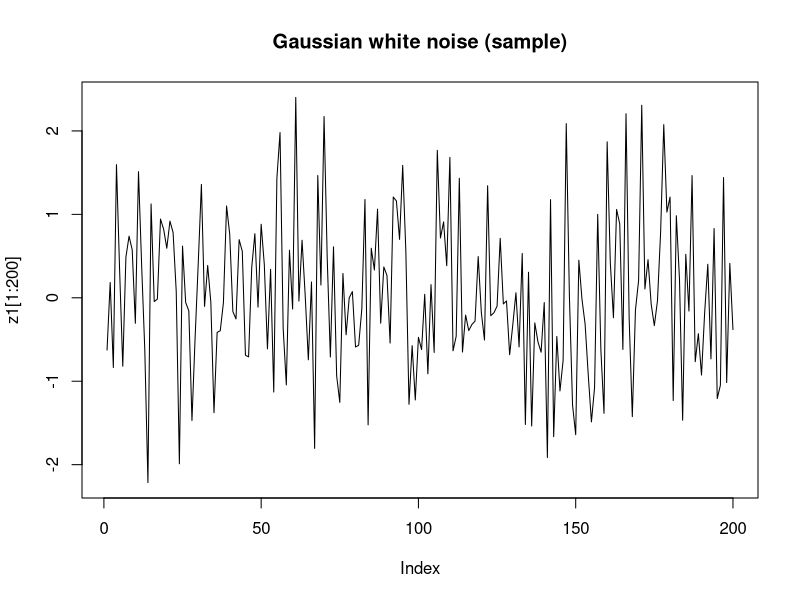
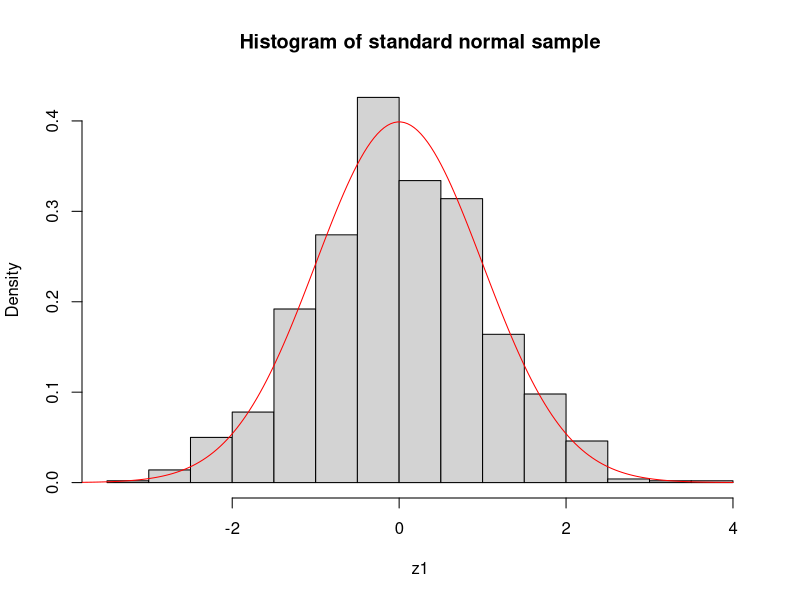
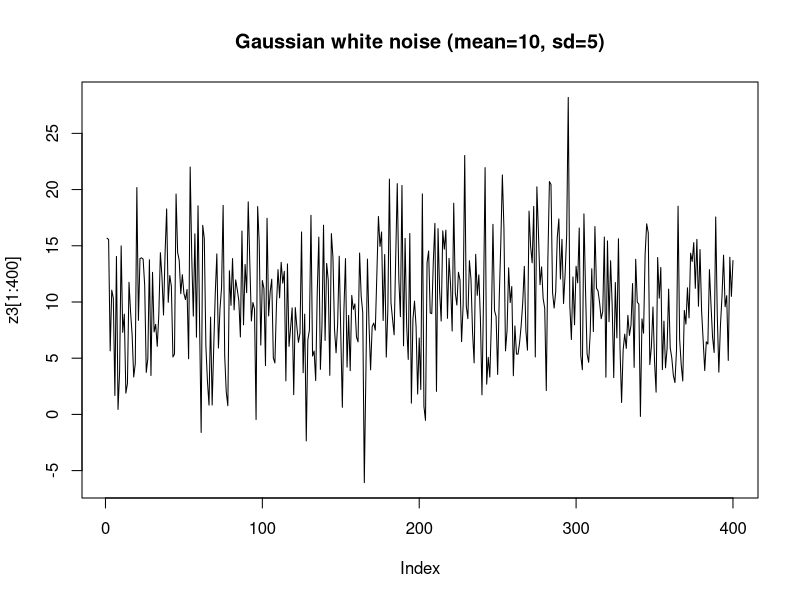
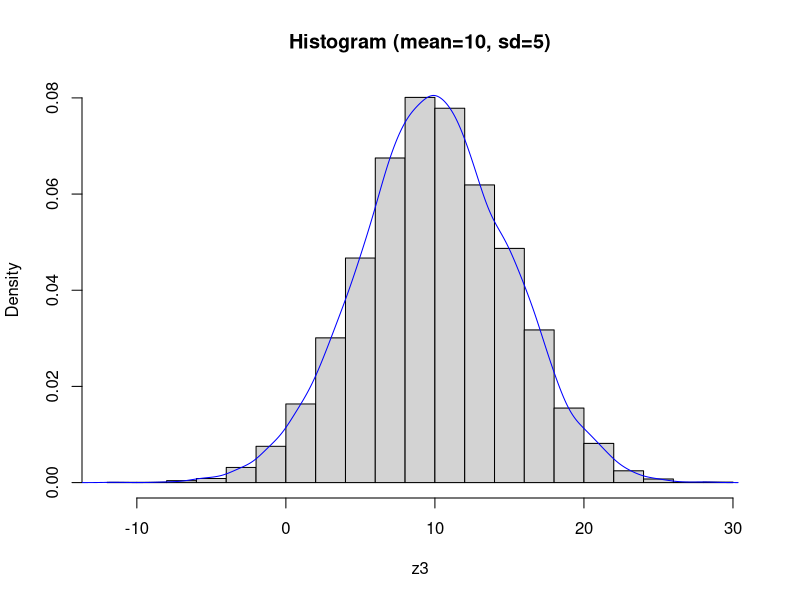
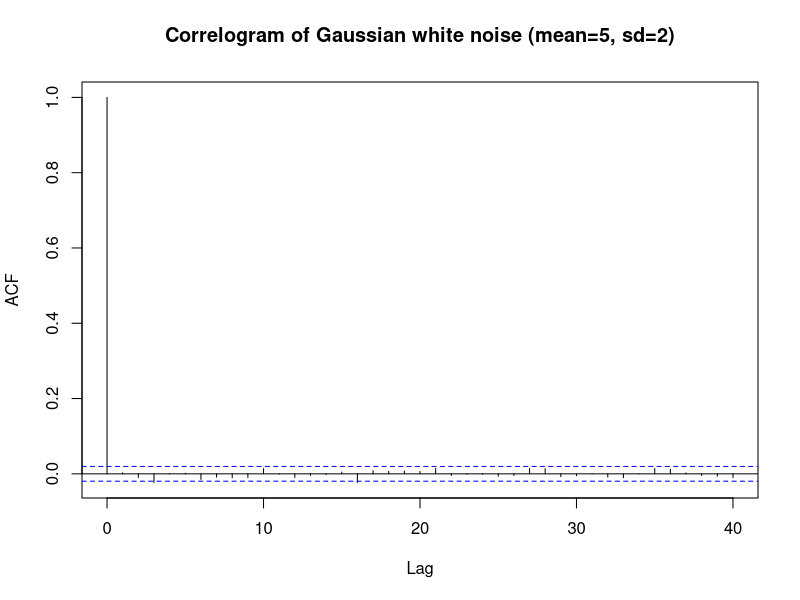
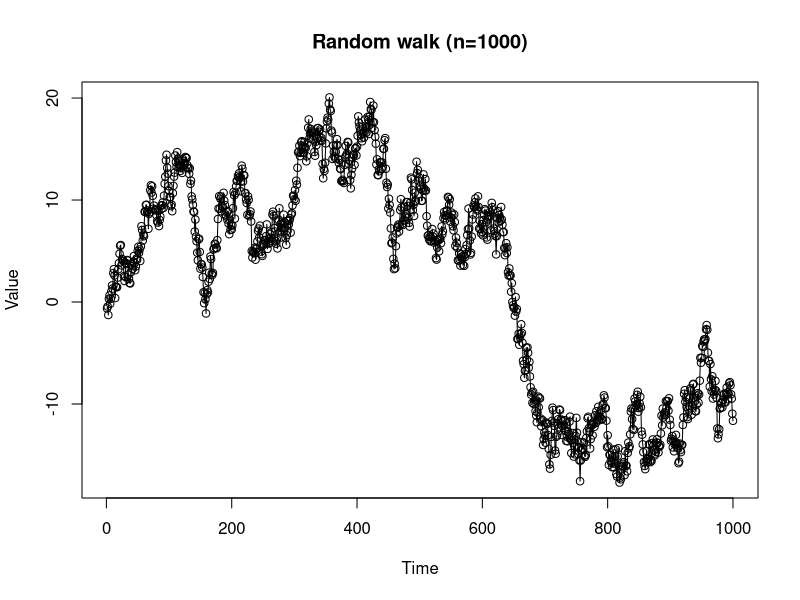
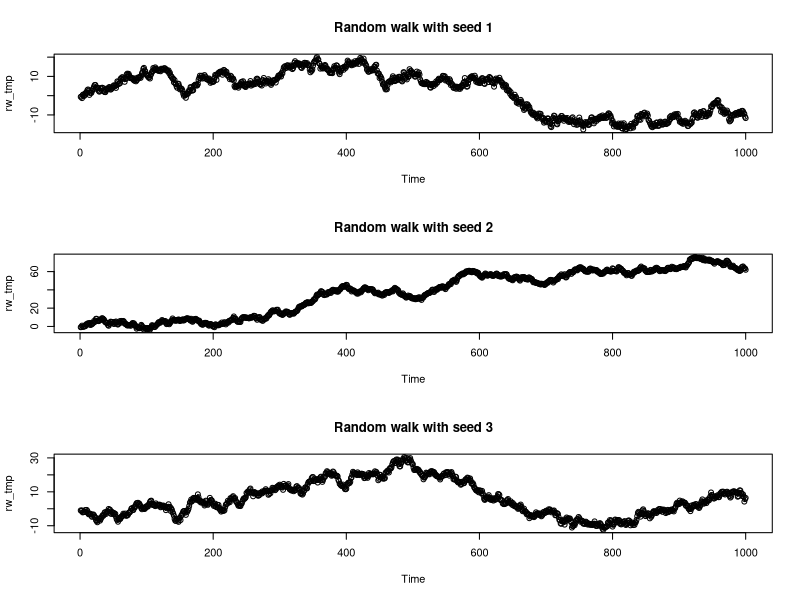
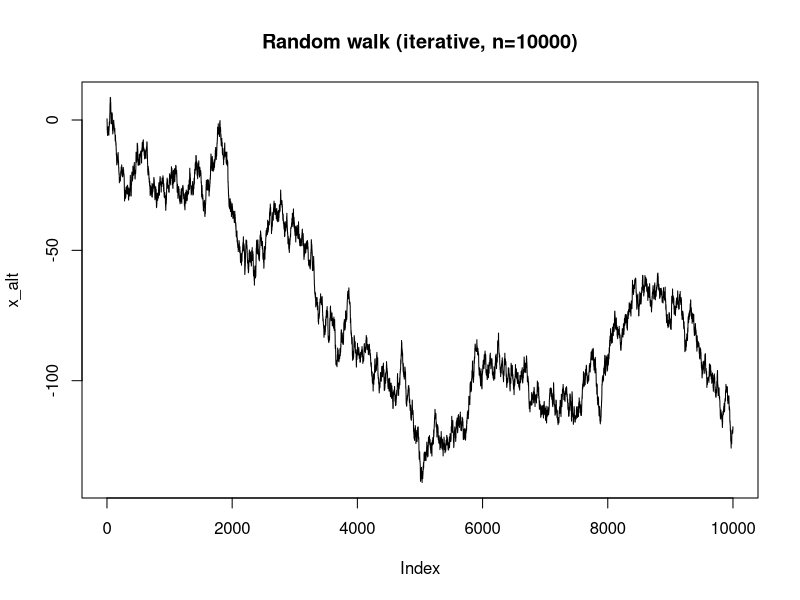

Write R code to recreate these figures, in order.
## ---- chunk 1
knitr::opts_chunk$set(echo = TRUE, message = FALSE, warning = FALSE)
library(readxl)
library(tseries)
set.seed(1)
## ---- chunk 2
# AirPassengers is a built-in monthly `ts` object
AP <- AirPassengers
class(AP)
summary(AP)
head(AP)
## ---- chunk 3
n <- 1000
z1 <- rnorm(n)
plot(z1[1:200], type = "l", main = "Gaussian white noise (sample)")
hist(z1, probability = TRUE, main = "Histogram of standard normal sample")
x <- seq(-4, 4, length = 200)
lines(x, dnorm(x), col = "red")
## ---- chunk 4
# Gaussian white noise with non-zero mean and larger sd
n <- 10000
z3 <- rnorm(n, mean = 10, sd = 5)
plot(z3[1:400], type = "l", main = "Gaussian white noise (mean=10, sd=5)")
hist(z3, probability = TRUE, main = "Histogram (mean=10, sd=5)")
lines(density(z3), col = "blue")

# Corrected: use consistent variable for sample size
n_large <- 10000
z <- rnorm(n_large, mean = 5, sd = 2)
acf(z, main = "Correlogram of Gaussian white noise (mean=5, sd=2)")
## ---- chunk 5
# simulate a simple random walk and inspect trajectory and differences
n <- 1000
set.seed(1)
z_rw <- rnorm(n)
rw <- cumsum(z_rw)
plot(rw, type = "o", main = "Random walk (n=1000)", xlab = "Time", ylab = "Value")

# replicate with different seeds in a 3-row layout
layout(matrix(1:3, nrow = 3))
for (m in 1:3) {
  set.seed(m)
  z_tmp <- rnorm(n)
  rw_tmp <- cumsum(z_tmp)
  plot(rw_tmp, type = "o", main = paste("Random walk with seed", m), xlab = "Time")
}
layout(1)

# alternative construction (iterative) for larger n
n2 <- 10000
w <- rnorm(n2)
x_alt <- numeric(n2)
x_alt[1] <- w[1]
for (t in 2:n2) x_alt[t] <- x_alt[t-1] + w[t]
plot(x_alt, type = "l", main = "Random walk (iterative, n=10000)")

# first difference of a random walk is (approximately) iid noise
acf(diff(x_alt), main = "Correlogram of first difference of random walk")
